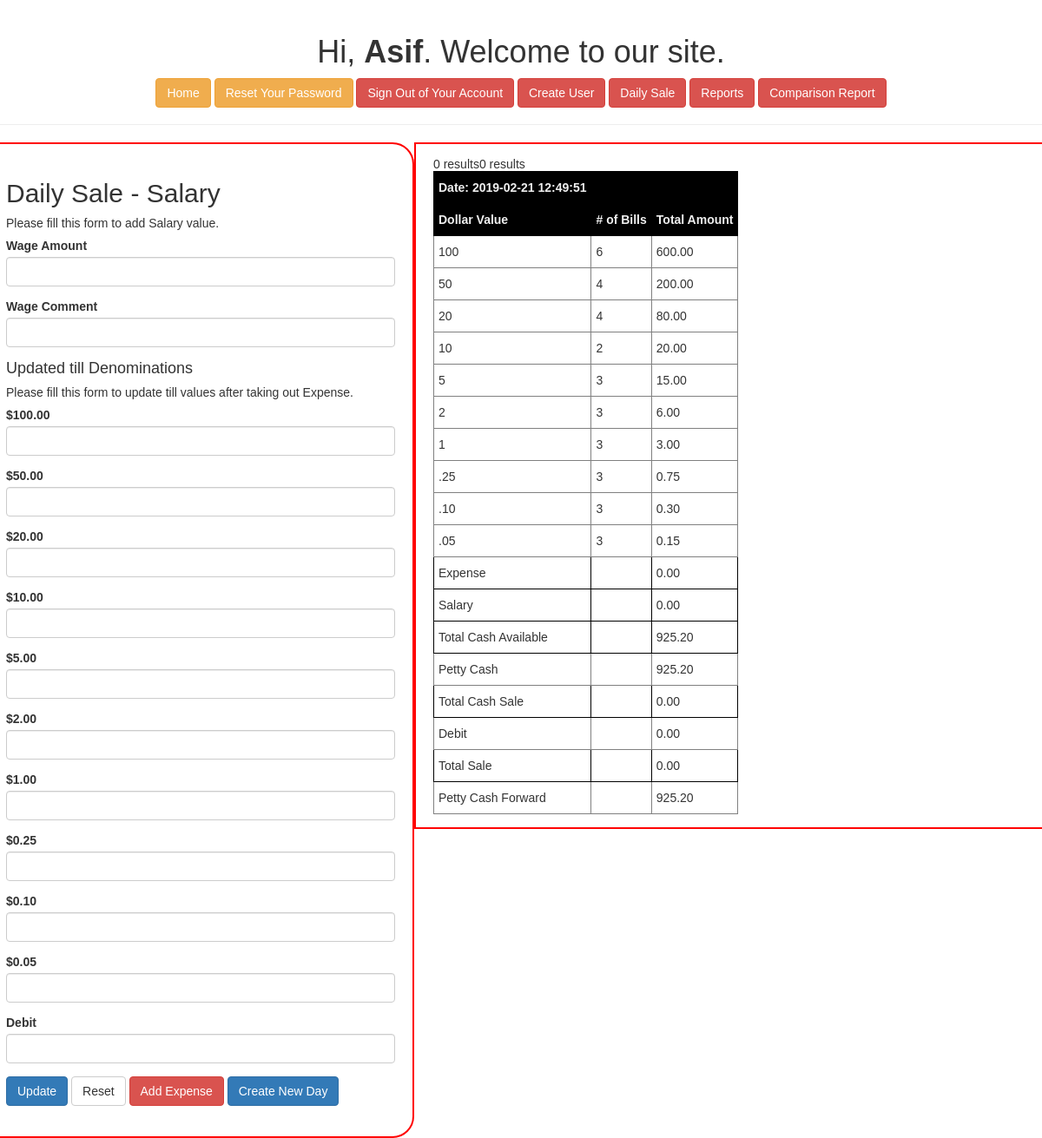
The app's page /wages.php (signed in) with its own data.
### tables this page shows
CREATE TABLE `dailysale` (
  `id` int(11) NOT NULL,
  `dateEntered` datetime DEFAULT CURRENT_TIMESTAMP,
  `Bill100` varchar(11) NOT NULL,
  `Bill50` varchar(11) NOT NULL,
  `Bill20` varchar(11) NOT NULL,
  `Bill10` varchar(11) NOT NULL,
  `Bill5` varchar(11) NOT NULL,
  `toonie` varchar(11) NOT NULL,
  `loonie` varchar(11) NOT NULL,
  `quarters` varchar(11) NOT NULL,
  `dimes` varchar(11) NOT NULL,
  `nickles` varchar(11) NOT NULL,
  `totalDebit` varchar(11) NOT NULL,
  `pettyCashFWD` varchar(11) NOT NULL,
  `pettyCash` varchar(11) NOT NULL
);

### wages.php (the view, shortened to what this page needs)
<!DOCTYPE html>
<html>
<head>
    <link rel="stylesheet" href="https://maxcdn.bootstrapcdn.com/bootstrap/3.3.7/css/bootstrap.css">
	<link rel="stylesheet" href="https://maxcdn.bootstrapcdn.com/bootstrap/3.3.7/css/bootstrap.min.css">
	<link rel="stylesheet" href="myStyle.css" type="text/css">
</head>
<body>
<?php
$Bill100 = $Bill50 = $Bill20 = $Bill10 = $Bill5 = $toonie= $loonie = $quarters = $dime = $nickle = $debit = $wageAmount = $wageComment = "";
$Bill100_err = $Bill50_err = $Bill20_err = $Bill10_err = $Bill5_err = $toonie_err = $loonie_err = $quarters_err = $dime_err = $nickle_err = $debit_err = $wageAmount_err = $wageComment_err = "";
?>
    <div class="page-header">
        <h1>Hi, <b><?php echo htmlspecialchars($_SESSION["username"]); ?></b>. Welcome to our site.</h1>
    <p>
		<a href="welcome.php" class="btn btn-warning">Home</a>
        <a href="reset-password.php" class="btn btn-warning">Reset Your Password</a>
        <a href="logout.php" class="btn btn-danger">Sign Out of Your Account</a>
		<a href="createUser.php" class="btn btn-danger">Create User</a>
		<a href="dailySale.php" class="btn btn-danger">Daily Sale</a>
		<a href="reports.php" class="btn btn-danger">Reports</a>
		<a href="compare.php" class="btn btn-danger">Comparison Report</a>
    </p>
	</div>
	<div class="row">
		<div id="borderRadiusLeft" class="column left" >
				<h2>Daily Sale - Salary</h2>
				<p>Please fill this form to add Salary value.</p>
				<form action="<?php echo htmlspecialchars($_SERVER["PHP_SELF"]); ?>" method="post">
					<div class="form-group <?php echo (!empty($wageAmount_err)) ? 'has-error' : ''; ?>">
						<label>Wage Amount</label>
						<input type="text" name="wageAmount_" class="form-control" value="<?php echo $wageAmount; ?>">
					</div>
					<div class="form-group <?php echo (!empty($wageComment_err)) ? 'has-error' : ''; ?>">
						<label>Wage Comment</label>
						<input type="text" name="wageComment_" class="form-control" value="<?php echo $wageComment; ?>">
					</div>
					<h4>Updated till Denominations</h4>
					<p>Please fill this form to update till values after taking out Expense.</p>
					<div class="form-group <?php echo (!empty($Bill100_err)) ? 'has-error' : ''; ?>">
						<label>$100.00</label>
						<input type="text" name="Bill100_" class="form-control" value="<?php echo $Bill100; ?>">
					</div>
					<div class="form-group <?php echo (!empty($Bill50_err)) ? 'has-error' : ''; ?>">
						<label>$50.00</label>
						<input type="text" name="Bill50_" class="form-control" value="<?php echo $Bill50; ?>">
					</div>
					<div class="form-group <?php echo (!empty($Bill20_err)) ? 'has-error' : ''; ?>">
						<label>$20.00</label>
						<input type="text" name="Bill20_" class="form-control" value="<?php echo $Bill20; ?>">
					</div>
					<div class="form-group <?php echo (!empty($Bill10_err)) ? 'has-error' : ''; ?>">
						<label>$10.00</label>
						<input type="text" name="Bill10_" class="form-control" value="<?php echo $Bill10; ?>">
					</div>
					<div class="form-group <?php echo (!empty($Bill5_err)) ? 'has-error' : ''; ?>">
						<label>$5.00</label>
						<input type="text" name="Bill5_" class="form-control" value="<?php echo $Bill5; ?>">
					</div>
					<div class="form-group <?php echo (!empty($toonie_err)) ? 'has-error' : ''; ?>">
						<label>$2.00</label>
						<input type="text" name="toonie_" class="form-control" value="<?php echo $toonie; ?>">
					</div>
					<div class="form-group <?php echo (!empty($loonie_err)) ? 'has-error' : ''; ?>">
						<label>$1.00</label>
						<input type="text" name="loonie_" class="form-control" value="<?php echo $loonie; ?>">
					</div>
					<div class="form-group <?php echo (!empty($quarters_err)) ? 'has-error' : ''; ?>">
						<label>$0.25</label>
						<input type="text" name="quarters_" class="form-control" value="<?php echo $quarters; ?>">
					</div>
					<div class="form-group <?php echo (!empty($dime_err)) ? 'has-error' : ''; ?>">
						<label>$0.10</label>
						<input type="text" name="dime_" class="form-control" value="<?php echo $dime; ?>">
					</div>
					<div class="form-group <?php echo (!empty($nickle_err)) ? 'has-error' : ''; ?>">
						<label>$0.05</label>
						<input type="text" name="nickle_" class="form-control" value="<?php echo $nickle; ?>">
					</div>
					<div class="form-group <?php echo (!empty($debit_err)) ? 'has-error' : ''; ?>">
						<label>Debit</label>
						<input type="text" name="debit_" class="form-control" value="<?php echo $debit; ?>">
					</div>
					<div class="form-group">
						<input type="submit" class="btn btn-primary" value="Update">
						<input type="reset" class="btn btn-default" value="Reset">
						<a href="expense.php" class="btn btn-danger">Add Expense</a>
						<a href="createNewDay.php" class="btn btn-primary">Create New Day</a>
					</div>
				</form>
		</div>
		<div id="borderRadiusRight" class="column right" >
<?php
$servername = "localhost";
$username = "root";
$password = "root";
$dbname = "cellmate";
$port = 8889;
$conn = new mysqli($servername, $username, $password, $dbname, $port);
$sql = "SELECT * FROM dailysale WHERE dateEntered IN (SELECT MAX(dateEntered) FROM dailysale)";
$result = $conn->query($sql);
if ($result->num_rows > 0) {
    while($row = $result->fetch_assoc()) {
		$tillDate = $row["dateEntered"];
		$createDate = new DateTime($tillDate);
		$strip = $createDate->format('Y-m-d');
		$total100 = $row["Bill100"] * 100.00;
		$total50 = $row["Bill50"] * 50.00;
		$total20 = $row["Bill20"] * 20.00;
		$total10 = $row["Bill10"] * 10.00;
		$total5 = $row["Bill5"] * 5.00;
		$totalToonie = $row["toonie"] * 2.00;
		$totalLoonie = $row["loonie"] * 1.00;
		$totalQuarters = $row["quarters"] * 0.25;
		$totalDimes = $row["dimes"] * 0.10;
		$totalNickles = $row["nickles"] * 0.05;
		$pettyCashValue = $row["pettyCash"];
		$totalDebit = $row["totalDebit"];
		$totalExpense = 0.00;
		$totalWage = 0.00;
		$servername = "localhost";
		$username = "root";
		$password = "root";
		$dbname = "cellmate";
		$port = 8889;
		$connAddExpense = new mysqli($servername, $username, $password, $dbname, $port);
		$sqlAddExpense = "SELECT * FROM `expense` WHERE CAST(dateEntered AS DATE) = '" . $strip . "'";
		$resultAddExpense = $connAddExpense->query($sqlAddExpense);
		if ($resultAddExpense->num_rows > 0) {
			while($rowAddExpense = $resultAddExpense->fetch_assoc()) {
				$totalExpense = $totalExpense + $rowAddExpense["expenseAmount"];
			}
		}
		else {
			echo "0 results";
		}
		$connAddWage = new mysqli($servername, $username, $password, $dbname, $port);
		$sqlAddWage = "SELECT * FROM `wage` WHERE CAST(dateEntered AS DATE) = '" . $strip . "'";
		$resultAddWage = $connAddWage->query($sqlAddWage);
		if ($resultAddWage->num_rows > 0) {
			while($rowAddWage = $resultAddWage->fetch_assoc()) {
				$totalWage = $totalWage + $rowAddWage["wageAmount"];
			}
		}
		else {
			echo "0 results";
		}
		$totalCashAvl = $total100 + $total50 + $total20 + $total10 + $total5 + $totalToonie + $totalLoonie + $totalQuarters + $totalDimes + $totalNickles + $totalExpense + $totalWage;
		$totalCashSale = $totalCashAvl - $pettyCashValue;
		$totalSale = $totalDebit + $totalCashSale;
?>
<table class="tg">
  <tr>
  <th class="tg-845d">Date: <?php echo $tillDate; ?></th>
  <th class="tg-845d"></th>
  <th class="tg-845d"></th>
  </tr>
  <tr>
    <th class="tg-845d">Dollar Value</th>
    <th class="tg-845d"># of Bills</th>
    <th class="tg-845d">Total Amount</th>
  </tr>
  <tr>
    <td class="tg-0pky">100</td>
    <td class="tg-0pky"><?php echo $row["Bill100"]; ?></td>
    <td class="tg-0pky"><?php echo number_format((float)$total100, 2, '.', ''); ?></td>
  </tr>
  <tr>
    <td class="tg-0pky">50</td>
    <td class="tg-0pky"><?php echo $row["Bill50"]; ?></td>
    <td class="tg-0pky"><?php echo number_format((float)$total50, 2, '.', ''); ?></td>
  </tr>
  <tr>
    <td class="tg-0pky">20</td>
    <td class="tg-0pky"><?php echo $row["Bill20"]; ?></td>
    <td class="tg-0pky"><?php echo number_format((float)$total20, 2, '.', ''); ?></td>
  </tr>
  <tr>
    <td class="tg-0pky">10</td>
    <td class="tg-0pky"><?php echo $row["Bill10"]; ?></td>
    <td class="tg-0pky"><?php echo number_format((float)$total10, 2, '.', ''); ?></td>
  </tr>
  <tr>
    <td class="tg-0pky">5</td>
    <td class="tg-0pky"><?php echo $row["Bill5"]; ?></td>
    <td class="tg-0pky"><?php echo number_format((float)$total5, 2, '.', ''); ?></td>
  </tr>
  <tr>
    <td class="tg-0pky">2</td>
    <td class="tg-0pky"><?php echo $row["toonie"]; ?></td>
    <td class="tg-0pky"><?php echo number_format((float)$totalToonie, 2, '.', ''); ?></td>
  </tr>
  <tr>
    <td class="tg-0pky">1</td>
    <td class="tg-0pky"><?php echo $row["loonie"]; ?></td>
    <td class="tg-0pky"><?php echo number_format((float)$totalLoonie, 2, '.', ''); ?></td>
  </tr>
  <tr>
    <td class="tg-0pky">.25</td>
    <td class="tg-0pky"><?php echo $row["quarters"]; ?></td>
    <td class="tg-0pky"><?php echo number_format((float)$totalQuarters, 2, '.', ''); ?></td>
  </tr>
  <tr>
    <td class="tg-0pky">.10</td>
    <td class="tg-0pky"><?php echo $row["dimes"]; ?></td>
    <td class="tg-0pky"><?php echo number_format((float)$totalDimes, 2, '.', ''); ?></td>
  </tr>
  <tr>
    <td class="tg-0pky">.05</td>
    <td class="tg-0pky"><?php echo $row["nickles"]; ?></td>
    <td class="tg-0pky"><?php echo number_format((float)$totalNickles, 2, '.', ''); ?></td>
  </tr>
  <tr>
    <td class="tg-0lax">Expense</td>
    <td class="tg-0lax"></td>
    <td class="tg-0lax"><?php echo number_format((float)$totalExpense, 2, '.', ''); ?></td>
  </tr>
  <tr>
    <td class="tg-0lax">Salary</td>
    <td class="tg-0lax"></td>
    <td class="tg-0lax"><?php echo number_format((float)$totalWage, 2, '.', ''); ?></td>
  </tr>
  <tr>
    <td class="tg-0lax">Total Cash Available</td>
    <td class="tg-0lax"></td>
    <td class="tg-0lax"><?php echo number_format((float)$totalCashAvl, 2, '.', ''); ?></td>
  </tr>
  <tr>
    <td class="tg-0pky">Petty Cash</td>
	<td class="tg-0pky"></td>
    <td class="tg-0pky"><?php echo number_format((float)$row["pettyCash"], 2, '.', ''); ?></td>
  </tr>
  <tr>
  <td class="tg-0lax">Total Cash Sale</td>
    <td class="tg-0lax"></td>
    <td class="tg-0lax"><?php echo number_format((float)$totalCashSale, 2, '.', ''); ?></td>
  </tr>
  <tr>
    <td class="tg-0pky">Debit</td>
	<td class="tg-0pky"></td>
    <td class="tg-0pky"><?php echo number_format((float)$row["totalDebit"], 2, '.', ''); ?></td>
  </tr>
  <tr>
  <td class="tg-0lax">Total Sale</td>
    <td class="tg-0lax"></td>
    <td class="tg-0lax"><?php echo number_format((float)$totalSale, 2, '.', ''); ?></td>
  </tr>
  <tr>
    <td class="tg-0pky">Petty Cash Forward</td>
	<td class="tg-0pky"></td>
    <td class="tg-0pky"><?php echo number_format((float)$row["pettyCashFWD"], 2, '.', ''); ?></td>
  </tr>
</table>
<?php
    }
} else {
    echo "0 results";
}
?>
		</div>
	</div>
</body>
</html>

### myStyle.css (style rules this page uses)
* { box-sizing: border-box; }
.column { float: left; padding: 20px; }
.left { width: 40%; }
.right { width: 60%; padding-top: 15px; padding-bottom: 15px; }
.row:after { content: ""; display: table; clear: both; }
#borderRadiusLeft { border: 2px solid red; border-top-right-radius: 25px; border-bottom-right-radius: 25px; }
#borderRadiusRight { border: 2px solid red; }

### wages.php (style rules this page uses)
.page-header { font: 14px sans-serif; text-align: center; }
body { font: 14px sans-serif; }
.tg { border-collapse:collapse;border-spacing:0; }
.tg td { font-family:Arial, sans-serif;font-size:14px;padding:10px 5px;border-style:solid;border-width:1px;overflow:hidden;word-break:normal;border-color:black; }
.tg th { font-family:Arial, sans-serif;font-size:14px;font-weight:normal;padding:10px 5px;border-style:solid;border-width:1px;overflow:hidden;word-break:normal;border-color:black; }
.tg .tg-845d { font-weight:bold;background-color:#000000;color:#efefef;border-color:#000000;text-align:left;vertical-align:top }
.tg .tg-0pky { border-color:inherit;text-align:left;vertical-align:top }
.tg .tg-0lax { text-align:left;vertical-align:top }

### records on screen
dailysale: shows "0 results", dateEntered "2019-02-21 12:49:51", Bill100 "6", Bill100 "600.00", Bill50 "4", Bill50 "200.00", Bill20 "4", Bill20 "80.00", Bill10 "2", Bill10 "20.00", Bill5 "3", Bill5 "15.00", toonie "3", toonie "6.00", loonie "3", loonie "3.00", quarters "3", quarters "0.75", dimes "3", dimes "0.30", nickles "3", nickles "0.15", totalExpense "0.00", totalWage "0.00", totalCashAvl "925.20", pettyCash "925.20", totalCashSale "0.00", totalDebit "0.00", totalSale "0.00", pettyCashFWD "925.20"

### other values on screen
$_SESSION["username"] "Asif"
